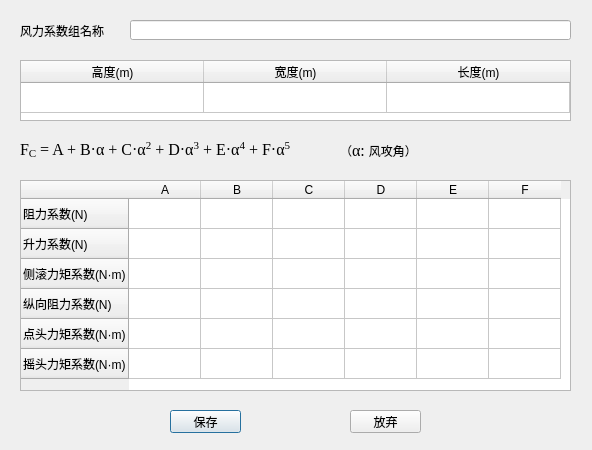
<?xml version="1.0" encoding="UTF-8"?>
<ui version="4.0">
 <class>WindForceDef</class>
 <widget class="QDialog" name="WindForceDef">
  <property name="geometry">
   <rect>
    <x>0</x>
    <y>0</y>
    <width>592</width>
    <height>450</height>
   </rect>
  </property>
  <property name="sizePolicy">
   <sizepolicy hsizetype="Fixed" vsizetype="Fixed">
    <horstretch>0</horstretch>
    <verstretch>0</verstretch>
   </sizepolicy>
  </property>
  <property name="minimumSize">
   <size>
    <width>592</width>
    <height>450</height>
   </size>
  </property>
  <property name="maximumSize">
   <size>
    <width>592</width>
    <height>450</height>
   </size>
  </property>
  <property name="windowTitle">
   <string>风力系数编辑</string>
  </property>
  <property name="windowIcon">
   <iconset>
    <normaloff>VBC.png</normaloff>VBC.png</iconset>
  </property>
  <widget class="QTableWidget" name="windForceCoeTable">
   <property name="geometry">
    <rect>
     <x>20</x>
     <y>180</y>
     <width>551</width>
     <height>211</height>
    </rect>
   </property>
   <property name="columnCount">
    <number>6</number>
   </property>
   <attribute name="horizontalHeaderDefaultSectionSize">
    <number>72</number>
   </attribute>
   <row>
    <property name="text">
     <string>阻力系数(N)</string>
    </property>
   </row>
   <row>
    <property name="text">
     <string>升力系数(N)</string>
    </property>
   </row>
   <row>
    <property name="text">
     <string>侧滚力矩系数(N·m)</string>
    </property>
   </row>
   <row>
    <property name="text">
     <string>纵向阻力系数(N)</string>
    </property>
   </row>
   <row>
    <property name="text">
     <string>点头力矩系数(N·m)</string>
    </property>
   </row>
   <row>
    <property name="text">
     <string>摇头力矩系数(N·m)</string>
    </property>
   </row>
   <column>
    <property name="text">
     <string>A</string>
    </property>
   </column>
   <column>
    <property name="text">
     <string>B</string>
    </property>
   </column>
   <column>
    <property name="text">
     <string>C</string>
    </property>
   </column>
   <column>
    <property name="text">
     <string>D</string>
    </property>
   </column>
   <column>
    <property name="text">
     <string>E</string>
    </property>
   </column>
   <column>
    <property name="text">
     <string>F</string>
    </property>
   </column>
  </widget>
  <widget class="QPushButton" name="SaveWindForce">
   <property name="geometry">
    <rect>
     <x>170</x>
     <y>410</y>
     <width>71</width>
     <height>23</height>
    </rect>
   </property>
   <property name="text">
    <string>保存</string>
   </property>
  </widget>
  <widget class="QPushButton" name="AbandonWindForce">
   <property name="geometry">
    <rect>
     <x>350</x>
     <y>410</y>
     <width>71</width>
     <height>23</height>
    </rect>
   </property>
   <property name="text">
    <string>放弃</string>
   </property>
  </widget>
  <widget class="QLabel" name="label_7">
   <property name="geometry">
    <rect>
     <x>20</x>
     <y>20</y>
     <width>91</width>
     <height>21</height>
    </rect>
   </property>
   <property name="text">
    <string>风力系数组名称</string>
   </property>
  </widget>
  <widget class="QLineEdit" name="windForceNameEnter">
   <property name="geometry">
    <rect>
     <x>130</x>
     <y>20</y>
     <width>441</width>
     <height>20</height>
    </rect>
   </property>
  </widget>
  <widget class="QLabel" name="label_8">
   <property name="geometry">
    <rect>
     <x>20</x>
     <y>140</y>
     <width>281</width>
     <height>21</height>
    </rect>
   </property>
   <property name="font">
    <font>
     <family>Times New Roman</family>
     <pointsize>12</pointsize>
    </font>
   </property>
   <property name="text">
    <string>&lt;html&gt;&lt;head/&gt;&lt;body&gt;&lt;p&gt;F&lt;span style=&quot; vertical-align:sub;&quot;&gt;C&lt;/span&gt; = A + B·α + C·α&lt;span style=&quot; vertical-align:super;&quot;&gt;2&lt;/span&gt; + D·α&lt;span style=&quot; vertical-align:super;&quot;&gt;3&lt;/span&gt; + E·α&lt;span style=&quot; vertical-align:super;&quot;&gt;4&lt;/span&gt; + F·α&lt;span style=&quot; vertical-align:super;&quot;&gt;5&lt;/span&gt;&lt;br/&gt;&lt;/p&gt;&lt;/body&gt;&lt;/html&gt;</string>
   </property>
   <property name="textFormat">
    <enum>Qt::RichText</enum>
   </property>
  </widget>
  <widget class="QLabel" name="angleLabel">
   <property name="geometry">
    <rect>
     <x>340</x>
     <y>140</y>
     <width>131</width>
     <height>21</height>
    </rect>
   </property>
   <property name="font">
    <font>
     <family>Times New Roman</family>
     <pointsize>12</pointsize>
    </font>
   </property>
   <property name="text">
    <string>&lt;html&gt;&lt;head/&gt;&lt;body&gt;&lt;p&gt;&lt;span style=&quot; font-size:9pt;&quot;&gt;（&lt;/span&gt;α: &lt;span style=&quot; font-size:9pt;&quot;&gt;风攻角）&lt;/span&gt;&lt;/p&gt;&lt;/body&gt;&lt;/html&gt;</string>
   </property>
   <property name="textFormat">
    <enum>Qt::RichText</enum>
   </property>
  </widget>
  <widget class="QTableWidget" name="lengthParasTable">
   <property name="geometry">
    <rect>
     <x>20</x>
     <y>60</y>
     <width>551</width>
     <height>61</height>
    </rect>
   </property>
   <property name="columnCount">
    <number>3</number>
   </property>
   <attribute name="horizontalHeaderVisible">
    <bool>true</bool>
   </attribute>
   <attribute name="horizontalHeaderDefaultSectionSize">
    <number>183</number>
   </attribute>
   <attribute name="verticalHeaderVisible">
    <bool>false</bool>
   </attribute>
   <row>
    <property name="text">
     <string/>
    </property>
   </row>
   <column>
    <property name="text">
     <string>高度(m)</string>
    </property>
   </column>
   <column>
    <property name="text">
     <string>宽度(m)</string>
    </property>
   </column>
   <column>
    <property name="text">
     <string>长度(m)</string>
    </property>
   </column>
  </widget>
 </widget>
 <resources/>
 <connections/>
</ui>
